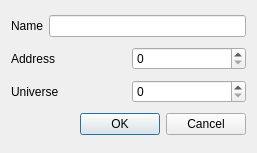
<ui version="4.0" >
 <class>FixtureProperties</class>
 <widget class="QDialog" name="FixtureProperties" >
  <property name="geometry" >
   <rect>
    <x>0</x>
    <y>0</y>
    <width>257</width>
    <height>153</height>
   </rect>
  </property>
  <property name="windowTitle" >
   <string>Fixture properties</string>
  </property>
  <layout class="QVBoxLayout" >
   <item>
    <layout class="QHBoxLayout" >
     <item>
      <widget class="QLabel" name="m_nameLabel" >
       <property name="text" >
        <string>Name</string>
       </property>
      </widget>
     </item>
     <item>
      <widget class="QLineEdit" name="m_nameEdit" />
     </item>
    </layout>
   </item>
   <item>
    <layout class="QHBoxLayout" >
     <item>
      <widget class="QLabel" name="m_addressLabel" >
       <property name="text" >
        <string>Address</string>
       </property>
      </widget>
     </item>
     <item>
      <widget class="QSpinBox" name="m_addressSpin" />
     </item>
    </layout>
   </item>
   <item>
    <layout class="QHBoxLayout" >
     <item>
      <widget class="QLabel" name="m_universeLabel" >
       <property name="text" >
        <string>Universe</string>
       </property>
      </widget>
     </item>
     <item>
      <widget class="QSpinBox" name="m_universeSpin" />
     </item>
    </layout>
   </item>
   <item>
    <widget class="QDialogButtonBox" name="m_buttonBox" >
     <property name="orientation" >
      <enum>Qt::Horizontal</enum>
     </property>
     <property name="standardButtons" >
      <set>QDialogButtonBox::Cancel|QDialogButtonBox::NoButton|QDialogButtonBox::Ok</set>
     </property>
    </widget>
   </item>
  </layout>
 </widget>
 <resources/>
 <connections>
  <connection>
   <sender>m_buttonBox</sender>
   <signal>accepted()</signal>
   <receiver>FixtureProperties</receiver>
   <slot>accept()</slot>
   <hints>
    <hint type="sourcelabel" >
     <x>248</x>
     <y>254</y>
    </hint>
    <hint type="destinationlabel" >
     <x>157</x>
     <y>274</y>
    </hint>
   </hints>
  </connection>
  <connection>
   <sender>m_buttonBox</sender>
   <signal>rejected()</signal>
   <receiver>FixtureProperties</receiver>
   <slot>reject()</slot>
   <hints>
    <hint type="sourcelabel" >
     <x>316</x>
     <y>260</y>
    </hint>
    <hint type="destinationlabel" >
     <x>286</x>
     <y>274</y>
    </hint>
   </hints>
  </connection>
 </connections>
</ui>
